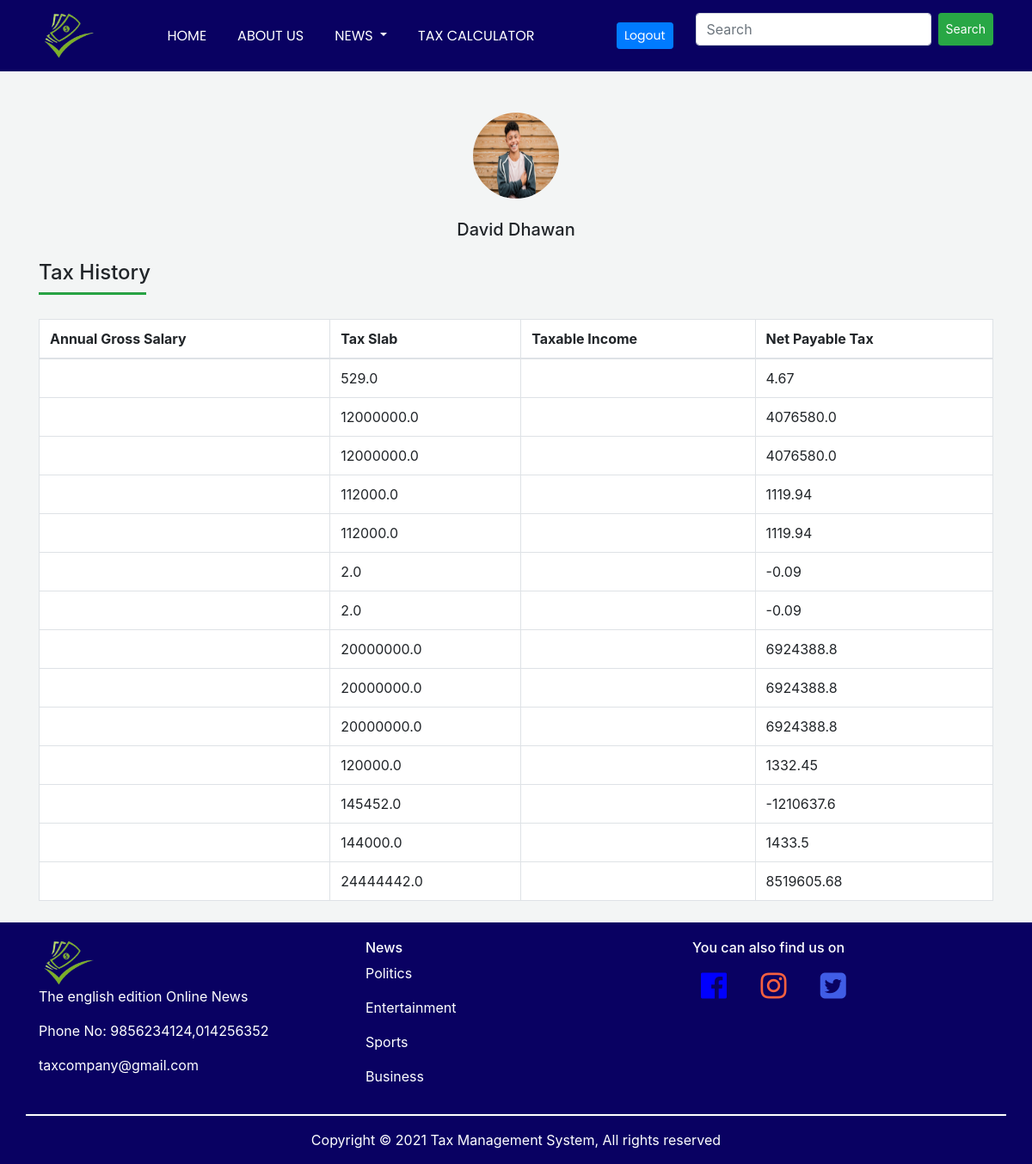
The page /history/ on the database its author committed.
### loginapp/models.py (models this page shows)
class TaxOne(models.Model):
    annual_gross_salary = models.FloatField(null=True)
    tax_slab_percentage = models.CharField(null=True, max_length=5)
    taxable_income = models.FloatField(null=True)
    net_payable_tax = models.FloatField(null=True)

### loginapp/views.py (the view)
# urls.py: path('history/', views.Tax_History, name="Tax_History")
def Tax_History(request):
    all_members = TaxOne.objects.all
    return render(request, 'loginapp/Html file/TaxHistory.html', {'all': all_members})

### loginapp/templates/loginapp/Html file/TaxHistory.html (shortened to what this page needs)
{% load static %}
<html>
    <head>
        <link
        rel="stylesheet"
        type="text/css"
        href="{% static 'css/taxHistory.css' %}"
      />
      <link
        rel="stylesheet"
        href="https://maxcdn.bootstrapcdn.com/bootstrap/4.5.2/css/bootstrap.min.css"
      />
      <link rel="stylesheet" href="https://cdnjs.cloudflare.com/ajax/libs/font-awesome/4.7.0/css/font-awesome.min.css">
    </head>
    <body style="background-color: rgb(219, 226, 226,0.33);">
         <div class="header">
            <nav class="navbar navbar-expand-md navbar-dark navigation">
              <div class="container">
                <a
                  href="{% url 'home' %}"
                  class="navbar-brand text-warning font-weight-bold"
                >
                  <img class="navbar-logo" src="{% static 'Images/logo1.png' %}" />
                </a>
                <div class="collapse navbar-collapse text-center" id="collapsenavbar">
                  <ul class="navbar-nav ml-auto mr-auto">
                    <li class="nav-item">
                      <a href="{% url 'home' %}" class="nav-link text-white">HOME</a>
                    </li>
                    <li class="nav-item">
                      <a href="{% url 'about' %}" class="nav-link text-white">ABOUT US</a>
                    </li>
                    <li class="nav-item dropdown">
                      <a
                        class="nav-link dropdown-toggle"
                        href="#"
                        id="navbarDropdown"
                        role="button"
                        data-toggle="dropdown"
                        style="color: white"
                      >
                        NEWS
                      </a>
                    </li>
                    <li class="nav-item">
                      <a href="{% url 'Tax_calculator' %}" class="nav-link text-white"
                        >TAX CALCULATOR</a
                      >
                    </li>
                  </ul>
                  <a href="{% url 'logout' %}" class="nav-link text-white">
                    <button type="button" class="btn btn-primary btn-sm">
                      Logout
                    </button>
                  </a>
                  <div class="search">
                    <form class="d-flex" action="{% url 'search' %}">
                      <input
                        class="form-control"
                        type="search"
                        name="search"
                        placeholder="Search"
                        aria-label="Search"
                      />
                      <button class="btn btn-success btn-sm ml-2" type="submit">
                        Search
                      </button>
                    </form>
                  </div>
                </div>
              </div>
            </nav>
          </div>
        <div class="container">
            <img src="{% static 'images/teenage-boy.jpg' %}" class="photo mt-5">
            <h5 class="text-center mt-4">David Dhawan</h5>
            <div>
                <h4 class="mt-4">Tax History</h4>
                <hr class="bg-success mb-1 mt-0 d-inline-block" style="width: 125px; height: 2px;">
            <form method="POST" enctype="multipart/form-data">
                <table class="table table-bordered table-hover mt-4" style="background-color: white;">
                    <thead>
                      <tr>
                        <th>Annual Gross Salary</th>
                        <th>Tax Slab</th>
                        <th>Taxable Income</th>
                        <th>Net Payable Tax</th>
                      </tr>
                    </thead>
                    <tbody>
                      <tr>
                        {% for items in all %}
                        <td> {{taxable_income.as_p}}</td>
                        <td>{{ items.annual_gross_salary}}</td>
                        <td>{{ items.tax_slab_percentages }}</td>
                        <td>{{ items.net_payable_tax }}</td>
                      </tr>
                        {% endfor %}
                    </tbody>
                  </table>
            </div>
        </div>
        <div class="footer" style="margin-top: 25px; background-color: #090162; color: white;">
            <div class="container">
                <div class="row">
                    <div class="col-lg-4 footer-content">
                    <img src="{% static 'Images/logo1.png' %}" class="navbar-logo" />
                    <p>The english edition Online News</p>
                    <p>Phone No: 9856234124,014256352</p>
                    <p>taxcompany@gmail.com</p>
                    </div>
                    <div class="col-lg-4 footer-content">
                    <h6>News</h6>
                    <a href="{% url 'politics' %}" style="color: white; text-decoration: none;"><p>Politics</p></a>
                    <a href="{% url 'entertainment' %}" style="color: white; text-decoration: none;"><p>Entertainment</p></a>
                    <a href="{% url 'sports' %}" style="color: white; text-decoration: none;"><p>Sports</p></a>
                    <a href="{% url 'business' %}" style="color: white; text-decoration: none;"><p>Business</p></a>
                    </div>
                    <div class="col-lg-4 footer-content">
                    <h6>You can also find us on</h6>
                    <div style="font-size: 35px; margin-left: 10px">
                        <a href = "https://www.facebook.com/News24nepal.tv" target="_blank">
                            <i class="fa fa-facebook-official" style="color: blue;"></i>
                          </a>
                          <a href="https://www.instagram.com/ekantipur_news/" target="_blank">
                          <i class="fa fa-instagram" style="color:#F56040;;"></i>
                          </a>
                          <a href="twitter.com/rsnpj">
                          <i class="fa fa-twitter-square"  style="color: #405DE6;" target="_blank"></i></a>
                    </div>
                    </div>
                    <hr class="mb-3" style="background-color: white; border: 1px solid white; width: 100%; margin-left: 0; margin-right: 0;">
                    <div style="background-color: #090162; color: white; width: 100%">
                    <p style="text-align: center">
                        Copyright &copy; 2021 Tax Management System, All rights reserved
                    </p>
                    </div>
                </div>
            </div>
        </div>
    </body>
</html>

### loginapp/static/css/taxHistory.css (style rules this page uses)
.navigation { background-color: #090162; }
.navbar-logo { margin-left: 4px; cursor: pointer; width: 60px; margin-top: 0rem; }
.nav-link { font-family: Poppins; margin: 10px; font-size: 16px; }
.photo { width: 100px; height: 100px; border-radius: 50%; display: block; margin-left: auto; margin-right: auto; }
.footer { background-color: #090162; color: white; }
.footer-content { margin-top: 20px; }

### rows shown on the page
TaxOne: annual_gross_salary "529.0", net_payable_tax "4.67"
TaxOne: annual_gross_salary "12000000.0", net_payable_tax "4076580.0"
TaxOne: annual_gross_salary "12000000.0", net_payable_tax "4076580.0"
TaxOne: annual_gross_salary "112000.0", net_payable_tax "1119.94"
TaxOne: annual_gross_salary "112000.0", net_payable_tax "1119.94"
TaxOne: annual_gross_salary "2.0", net_payable_tax "-0.09"
TaxOne: annual_gross_salary "2.0", net_payable_tax "-0.09"
TaxOne: annual_gross_salary "20000000.0", net_payable_tax "6924388.8"
TaxOne: annual_gross_salary "20000000.0", net_payable_tax "6924388.8"
TaxOne: annual_gross_salary "20000000.0", net_payable_tax "6924388.8"
TaxOne: annual_gross_salary "120000.0", net_payable_tax "1332.45"
TaxOne: annual_gross_salary "145452.0", net_payable_tax "-1210637.6"
TaxOne: annual_gross_salary "144000.0", net_payable_tax "1433.5"
TaxOne: annual_gross_salary "24444442.0", net_payable_tax "8519605.68"
